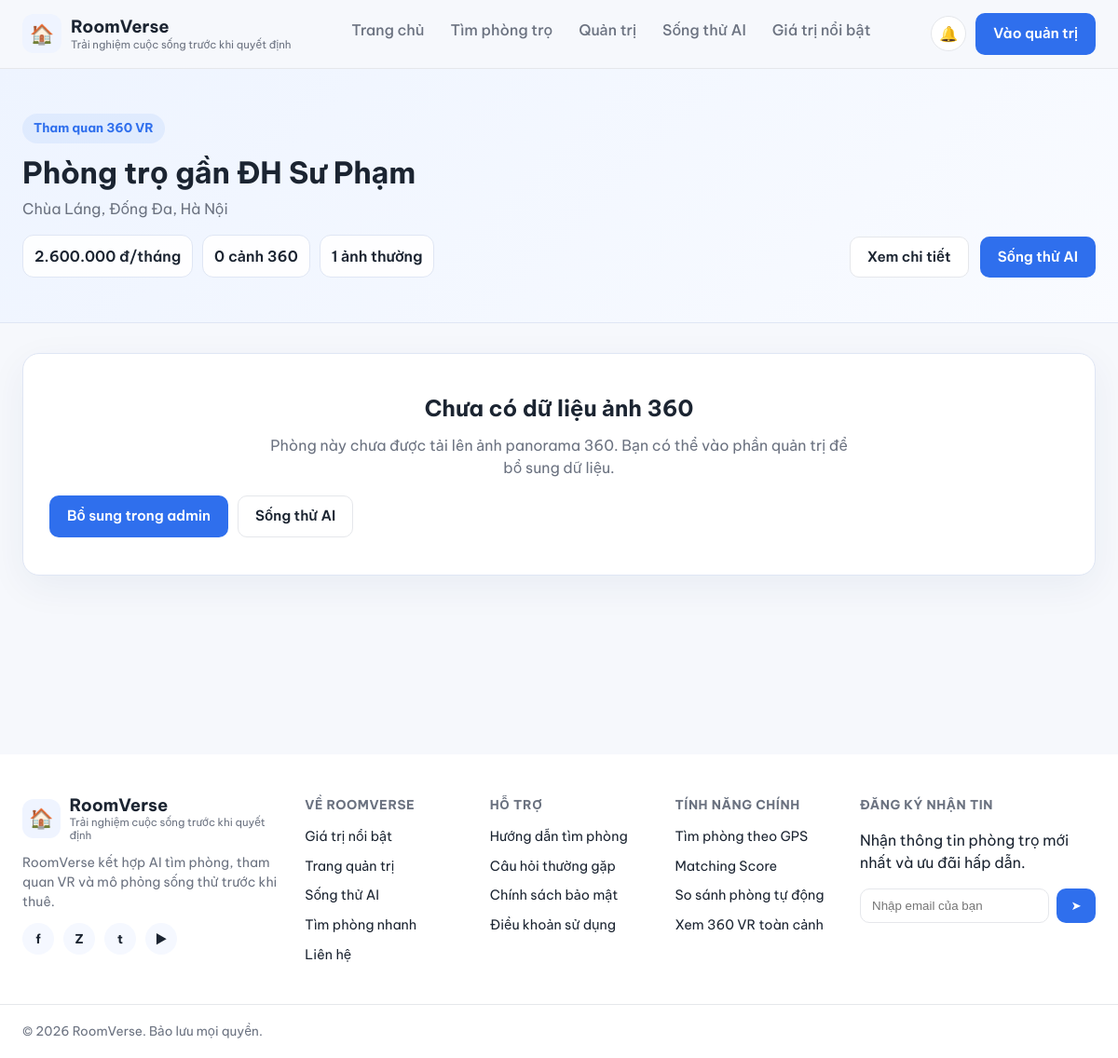
/index.php?page=vr&id=3, run on the app's committed database.
### tables this page shows
CREATE TABLE `phong_tro` (
  `id` int NOT NULL AUTO_INCREMENT,
  `ten_phong` varchar(255) NOT NULL,
  `so` varchar(20) DEFAULT NULL,
  `gia` decimal(12,0) NOT NULL,
  `id_toa_do` int NOT NULL,
  `dien_tich` decimal(6,2) DEFAULT NULL,
  `tien_coc` decimal(12,0) DEFAULT NULL,
  `so_nguoi_toi_da` int DEFAULT NULL,
  `trang_thai` enum('con_trong','da_thue') NOT NULL DEFAULT 'con_trong',
  `id_doi_tuong` int DEFAULT NULL,
  `gioi_tinh` enum('nam','nu','tat_ca') NOT NULL DEFAULT 'tat_ca',
  `mo_ta` text,
  `id_tai_khoan` int DEFAULT NULL,
  `created_at` datetime NOT NULL DEFAULT CURRENT_TIMESTAMP,
  PRIMARY KEY (`id`),
  KEY `id_toa_do` (`id_toa_do`),
  KEY `id_doi_tuong` (`id_doi_tuong`),
  KEY `id_tai_khoan` (`id_tai_khoan`),
  CONSTRAINT `phong_tro_ibfk_1` FOREIGN KEY (`id_toa_do`) REFERENCES `toa_do` (`id`),
  CONSTRAINT `phong_tro_ibfk_2` FOREIGN KEY (`id_doi_tuong`) REFERENCES `doi_tuong` (`id`),
  CONSTRAINT `phong_tro_ibfk_3` FOREIGN KEY (`id_tai_khoan`) REFERENCES `tai_khoan` (`id`)
);

CREATE TABLE `toa_do` (
  `id` int NOT NULL AUTO_INCREMENT,
  `ten_dia_diem` varchar(255) NOT NULL,
  `id_loai` int NOT NULL,
  `latitude` decimal(10,7) NOT NULL,
  `longitude` decimal(10,7) NOT NULL,
  `link_google` varchar(500) DEFAULT NULL,
  `dia_chi` varchar(255) DEFAULT NULL,
  PRIMARY KEY (`id`),
  KEY `id_loai` (`id_loai`),
  CONSTRAINT `toa_do_ibfk_1` FOREIGN KEY (`id_loai`) REFERENCES `loai_dia_diem` (`id`)
);

### app/Controllers/RoomPortalController.php (called while the page is built, shortened)
<?php
require_once __DIR__ . '/../Models/RoomRepository.php';
class RoomPortalController
{
    private RoomRepository $roomRepository;
    public function __construct(mysqli $db)
    {
        $this->roomRepository = new RoomRepository($db);
    }
    public function getRoomDetailPageData(int $roomId): ?array
    {
        return $this->roomRepository->getRoomDetail($roomId);
    }
}

### app/Models/RoomRepository.php (called while the page is built, shortened)
<?php
class RoomRepository
{
    private mysqli $db;
    public function __construct(mysqli $db)
    {
        $this->db = $db;
    }
    public function getRoomDetail(int $roomId): ?array
    {
        $stmt = $this->db->prepare(
            "SELECT
                p.id,
                p.id_toa_do,
                p.ten_phong,
                p.so,
                p.gia,
                p.dien_tich,
                p.tien_coc,
                p.so_nguoi_toi_da,
                p.trang_thai,
                p.gioi_tinh,
                p.mo_ta,
                p.created_at,
                p.id_doi_tuong,
                t.ten_dia_diem,
                t.dia_chi,
                t.latitude,
                t.longitude,
                t.link_google,
                dt.ten_doi_tuong,
                (SELECT ROUND(AVG(d.so_sao), 1) FROM danh_gia d
                    WHERE d.id_phong = p.id) AS diem_trung_binh,
                (SELECT COUNT(*) FROM danh_gia d
                    WHERE d.id_phong = p.id) AS so_luot_danh_gia
             FROM phong_tro p
             INNER JOIN toa_do t ON t.id = p.id_toa_do
             LEFT JOIN doi_tuong dt ON dt.id = p.id_doi_tuong
             WHERE p.id = ?
             LIMIT 1"
        );
        $stmt->bind_param('i', $roomId);
        $stmt->execute();
        $room = $stmt->get_result()->fetch_assoc();
        $room['images'] = $this->getRoomImages($roomId);
        $room['vr_scenes'] = $this->getRoomVrScenes($roomId);
        $room['amenities'] = $this->getRoomAmenities($roomId);
        $room['service_review'] = $this->getServiceReview($roomId);
        $room['nearby_sections'] = $this->getNearbySections();
        return $room;
    }
    private function getRoomImages(int $roomId): array
    {
        $stmt = $this->db->prepare(
            'SELECT id, duong_dan FROM hinh_anh WHERE id_phong = ? ORDER BY id ASC'
        );
        $stmt->bind_param('i', $roomId);
        $stmt->execute();
        $images = $stmt->get_result()->fetch_all(MYSQLI_ASSOC);
        return $images;
    }
    private function getRoomVrScenes(int $roomId): array
    {
        $stmt = $this->db->prepare(
            "SELECT id, ten_goc_nhin, duong_dan_anh
             FROM phong_vr_360
             WHERE id_phong = ?
             ORDER BY FIELD(ten_goc_nhin, 'Phòng khách', 'Phòng bếp', 'Phòng ngủ'), id ASC"
        );
        $stmt->bind_param('i', $roomId);
        $stmt->execute();
        $scenes = $stmt->get_result()->fetch_all(MYSQLI_ASSOC);
        return $scenes;
    }
    private function getRoomAmenities(int $roomId): ?array
    {
        $stmt = $this->db->prepare('SELECT * FROM tien_ich WHERE id_phong = ? LIMIT 1');
        $stmt->bind_param('i', $roomId);
        $stmt->execute();
        $row = $stmt->get_result()->fetch_assoc();
        return $row ?: null;
    }
    private function getServiceReview(int $roomId): ?array
    {
        $stmt = $this->db->prepare(
            'SELECT id, room_id, room_name, room_price, electricity_price, water_price,
                    deposit_amount, extra_utilities, overall_review
             FROM living_simulation_room_reviews
             WHERE room_id = ?
             ORDER BY id DESC
             LIMIT 1'
        );
        $stmt->bind_param('i', $roomId);
        $stmt->execute();
        $row = $stmt->get_result()->fetch_assoc();
        return $row ?: null;
    }
    private function getNearbySections(): array
    {
        return [
            [
                'title' => 'Trường học gần đó',
                'items' => [],
            ],
            [
                'title' => 'Chợ và tiện ích lân cận',
                'items' => [],
            ],
        ];
    }
}

### app/Views/portal/vr.php (the view, shortened to what this page needs)
<?php
$room = $room ?? null;
$vrScenes = $room['vr_scenes'] ?? [];
?>
<!DOCTYPE html>
<html lang="vi">
<head>
    <link rel="stylesheet" href="assets/css/home.css">
    <link rel="stylesheet" href="assets/css/portal.css">
    <link rel="stylesheet" href="https://cdn.jsdelivr.net/npm/pannellum@2.5.6/build/pannellum.css">
</head>
<body class="page-portal page-vr">
    <?php include __DIR__ . '/../home/partials/header.php'; ?>
    <main class="portal-main">
        <?php if (!$room): ?>
            <section class="container portal-section">
                <div class="empty-state">
                    <h1>Không tìm thấy phòng để xem 360 VR</h1>
                    <p>Vui lòng quay lại trang chủ hoặc vào phần quản trị để bổ sung dữ liệu.</p>
                    <div class="empty-actions">
                        <a class="btn btn-primary" href="index.php">Quay lại trang chủ</a>
                        <a class="btn btn-outline" href="index.php?page=admin">Mở trang quản trị</a>
                    </div>
                </div>
            </section>
        <?php else: ?>
            <section class="portal-hero">
                <div class="container portal-hero-inner detail-hero">
                    <div>
                        <span class="portal-kicker">Tham quan 360 VR</span>
                        <h1><?= htmlspecialchars($room['ten_phong']) ?></h1>
                        <p><?= htmlspecialchars((string) ($room['dia_chi'] ?: $room['ten_dia_diem'] ?: 'Chưa có dữ liệu')) ?></p>
                        <div class="detail-quick-meta">
                            <span><?= number_format((float) $room['gia'], 0, ',', '.') ?> đ/tháng</span>
                            <span><?= count($vrScenes) ?> cảnh 360</span>
                            <span><?= !empty($room['images']) ? count($room['images']) . ' ảnh thường' : 'Chưa có dữ liệu ảnh thường' ?></span>
                        </div>
                    </div>
                    <div class="portal-hero-actions">
                        <a class="btn btn-outline" href="index.php?page=detail&id=<?= (int) $room['id'] ?>">Xem chi tiết</a>
                        <a class="btn btn-primary" href="simulation.php?room_id=<?= (int) $room['id'] ?>">Sống thử AI</a>
                    </div>
                </div>
            </section>
            <section class="container portal-section">
                <?php if (empty($vrScenes)): ?>
                    <div class="empty-state">
                        <h2>Chưa có dữ liệu ảnh 360</h2>
                        <p>Phòng này chưa được tải lên ảnh panorama 360. Bạn có thể vào phần quản trị để bổ sung dữ liệu.</p>
                        <div class="empty-actions">
                            <a class="btn btn-primary" href="index.php?page=admin&edit=<?= (int) $room['id'] ?>">Bổ sung trong admin</a>
                            <a class="btn btn-outline" href="simulation.php?room_id=<?= (int) $room['id'] ?>">Sống thử AI</a>
                        </div>
                    </div>
                <?php endif; ?>
            </section>
        <?php endif; ?>
    </main>
    <?php include __DIR__ . '/../home/partials/footer.php'; ?>
</body>
</html>

### public/assets/css/home.css (style rules this page uses)
:root { --color-primary: #2F6FED; --color-primary-dark: #1E54C7; --color-accent: #0EA5A0; --color-text: #1B2431; --color-text-muted: #6B7280; --color-border: #E5E7EB; --color-bg-soft: #F5F8FF; --color-bg-alt: #EFF4FF; --radius-lg: 20px; --radius-md: 14px; --radius-sm: 10px; --shadow-card: 0 6px 20px rgba(20, 40, 90, 0.08); --shadow-card-hover: 0 12px 28px rgba(20, 40, 90, 0.14); font-size: 16px; }
* { box-sizing: border-box; }
body { margin: 0; font-family: 'Be Vietnam Pro', -apple-system, BlinkMacSystemFont, 'Segoe UI', sans-serif; color: var(--color-text); background: #ffffff; line-height: 1.5; }
.container { max-width: 1200px; margin: 0 auto; padding: 0 24px; }
a { text-decoration: none; color: inherit; }
.btn { display: inline-flex; align-items: center; justify-content: center; gap: 6px; padding: 10px 18px; border-radius: var(--radius-sm); font-weight: 600; font-size: 0.95rem; border: 1px solid transparent; transition: transform .15s ease, box-shadow .15s ease, background .15s ease; }
.btn-primary { background: var(--color-primary); color: #fff; }
.btn-outline { background: #fff; border-color: var(--color-border); color: var(--color-text); }

### public/assets/css/portal.css (style rules this page uses)
:root { --portal-bg: #f6f8fc; --portal-border: #dfe6f4; --portal-success-bg: #ecfdf3; --portal-success-text: #166534; --portal-danger-bg: #fef2f2; --portal-danger-text: #b91c1c; }
.page-portal { background: var(--portal-bg); }
.portal-main { min-height: calc(100vh - 120px); }
.portal-hero { background: linear-gradient(135deg, #eef4ff 0%, #f9fbff 100%); border-bottom: 1px solid var(--portal-border); }
.portal-hero-inner { display: flex; align-items: center; justify-content: space-between; gap: 24px; padding: 48px 24px; }
.portal-kicker { display: inline-flex; padding: 6px 12px; border-radius: 999px; background: rgba(47, 111, 237, 0.08); color: var(--color-primary); font-weight: 700; font-size: 0.84rem; }
.portal-hero h1 { margin: 12px 0 8px; font-size: 2rem; line-height: 1.2; }
.portal-hero p { margin: 0; color: var(--color-text-muted); max-width: 760px; }
.portal-hero-actions { display: flex; align-items: center; gap: 12px; flex-wrap: wrap; }
.portal-section { padding-top: 32px; padding-bottom: 16px; }
.stat-card, .detail-card, .admin-form-panel, .admin-list-panel, .empty-state, .vr-shell { background: #fff; border: 1px solid var(--portal-border); border-radius: 18px; box-shadow: 0 12px 40px rgba(18, 52, 102, 0.06); }
.form-actions, .stack-actions, .empty-actions, .table-actions { display: flex; gap: 10px; flex-wrap: wrap; }
.empty-state { padding: 40px 28px; text-align: center; }
.empty-state h1, .empty-state h2 { margin: 0 0 10px; }
.empty-state p { color: var(--color-text-muted); margin: 0 auto 18px; max-width: 620px; }
.detail-hero { align-items: flex-end; }
.detail-quick-meta { display: flex; flex-wrap: wrap; gap: 10px; margin-top: 16px; }
.detail-quick-meta span { padding: 10px 12px; border-radius: 12px; background: rgba(255, 255, 255, 0.9); border: 1px solid var(--portal-border); font-weight: 600; }

### data on the page
phong_tro: ten_phong "Phòng trọ gần ĐH Sư Phạm", id_toa_do.dia_chi "Chùa Láng, Đống Đa, Hà Nội", gia "2.600.000"

### other printed values
count($vrScenes) "0"
count($room['images']) "1"
